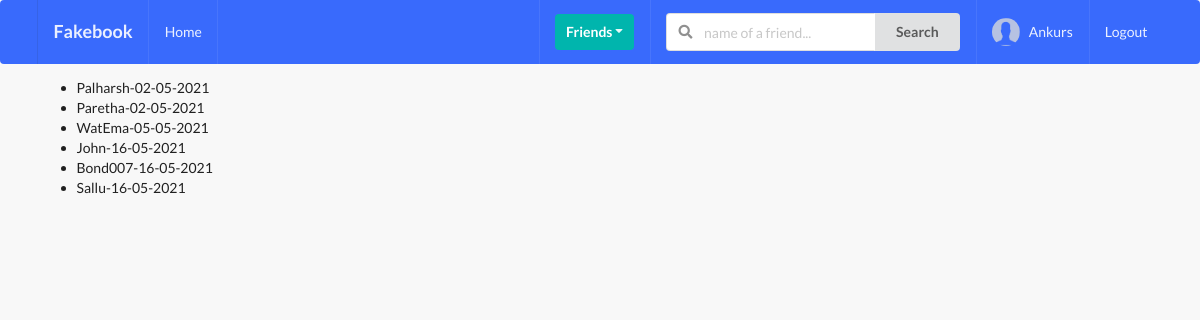
The page /profiles/to-invite/ (signed in) on the database its author committed.
### profiles/models.py (models this page shows, shortened)
class Profile(models.Model):
    first_name = models.CharField(max_length=200, blank=True)
    last_name = models.CharField(max_length=200, blank=True)
    user = models.OneToOneField(User, on_delete=models.CASCADE)
    bio = models.TextField(default="No Bio ...", max_length=300)
    email = models.EmailField(max_length=200, blank=True)
    country = models.CharField(max_length=200, blank=True)
    avatar = models.ImageField(default='avatar.png', upload_to='avatars/')
    friends = models.ManyToManyField(User, blank=True, related_name='friends')
    slug = models.SlugField(unique=True, blank=True)
    updated = models.DateTimeField(auto_now=True)
    created = models.DateTimeField(auto_now_add=True)
    objects = ProfileManager()
    def __str__(self):
        return f"{self.user.username}-{self.created.strftime('%d-%m-%Y')}"
    __initial_first_name = None
    __initial_last_name = None
    def __init__(self, *args, **kwargs):
        super().__init__(*args, **kwargs)
        self.__initial_first_name = self.first_name
        self.__initial_last_name = self.last_name

### profiles/views.py (the view)
# urls.py: path('to-invite/', invite_profiles_list_view, name='invite-profiles-view'),
@login_required
def invite_profiles_list_view(request):
    user = request.user
    qs = Profile.objects.get_all_profiles_to_invite(user)
    context = {
        'qs' : qs,
    }
    return render(request, 'profiles/to_invite_list.html', context)

### profiles/context_processors.py (called while the page is built)
def profile_pic(request):
    if request.user.is_authenticated:
        profile_obj = Profile.objects.get(user=request.user)
        pic = profile_obj.avatar
        return {'picture' : pic}
    return {}

def invatations_received_no(request):
    if request.user.is_authenticated:
        profile_obj = Profile.objects.get(user=request.user)
        qs_count = Relationship.objects.invatation_received(profile_obj).count()
        return {'invites_num' : qs_count}
    return {}

### profiles/models.py (called while the page is built)
    def get_all_profiles_to_invite(self, sender):
        profiles = Profile.objects.all().exclude(user=sender)
        profile = Profile.objects.get(user=sender)
        qs = Relationship.objects.filter(Q(sender=profile) | Q(receiver=profile))
        accepted = set([])
        for rel in qs:
            if rel.status == 'accepted':
                accepted.add(rel.receiver)
                accepted.add(rel.sender)
        available = [profile for profile in profiles if profile not in accepted]
        print(available)
        return available

    def invatation_received(self, receiver):
        qs = Relationship.objects.filter(receiver=receiver, status='send')
        return qs

### profiles/templates/profiles/to_invite_list.html (shortened to what this page needs)
{% extends 'base.html' %}
{% block content %}
    <ul>
        {% for item in qs %}
            <li>{{item}}</li>
        {% endfor %}
    </ul>
{% endblock content %}

### templates/main/navbar.html (shortened to what this page needs)
{% url 'home' as path_to_home %}
{% url 'posts:main-post-view' as path_to_posts %}
{% url 'profiles:my-profile-view' as path_to_my_profile %}
<div class="ui inverted menu nav mb-7">
    <div class="ui container">
        <a href="{{path_to_home}}" class="{% if request.path == path_to_home %} active {% endif %} item">
            <h3>Fakebook</h3>
        </a>
        {% if request.user.is_authenticated %}
        <a href="{{path_to_posts}}" class="{% if request.path == path_to_posts %} active {% endif %} item">
            Home
        </a>
        {% endif %}
        <div class="right menu">
            {% if request.user.is_authenticated %}
                <div class="item">
                    <div class="ui floating dropdown icon button teal"> Friends
                        <i class="dropdown icon"></i>
                    </div>
                </div>
                <div class="item">
                    <form action=" {% url 'profiles:search-profile-view' %} " method="GET">
                        <div class="ui action left icon input">
                            <input class="prompt" type="text" name='query' id="query" placeholder="name of a friend...">
                            <button type='submit' name="button" class="ui button">Search</button>
                        </div>
                    </form>
                </div>
                <a href="{{path_to_my_profile}}" class="{% if request.path == path_to_my_profile %} active {% endif %} item">
                <img src="{{picture.url}}" class="ui avatar image">&nbsp;
                    {{ request.user }}
                </a>
                <a href="{% url 'account_logout' %}" class="ui item">
                    Logout
                </a>
            {% else %}
            <a href="{% url 'account_login' %}" class="ui item">
                Login
            </a>
            {% endif %}
        </div>
    </div>
</div>

### static_project/style.css (style rules this page uses)
body { background: #f8f8f8 !important; }
.nav { border-radius: 0px; background-color: #396afc !important; }
.mb-7 { margin-bottom: 7px !important; }

### rows shown on the page
Profile: user+created "Palharsh-02-05-2021"
Profile: user+created "Paretha-02-05-2021"
Profile: user+created "WatEma-05-05-2021"
Profile: user+created "John-16-05-2021"
Profile: user+created "Bond007-16-05-2021"
Profile: user+created "Sallu-16-05-2021"

### other values the page prints
{{ request.user }} "Ankurs"
